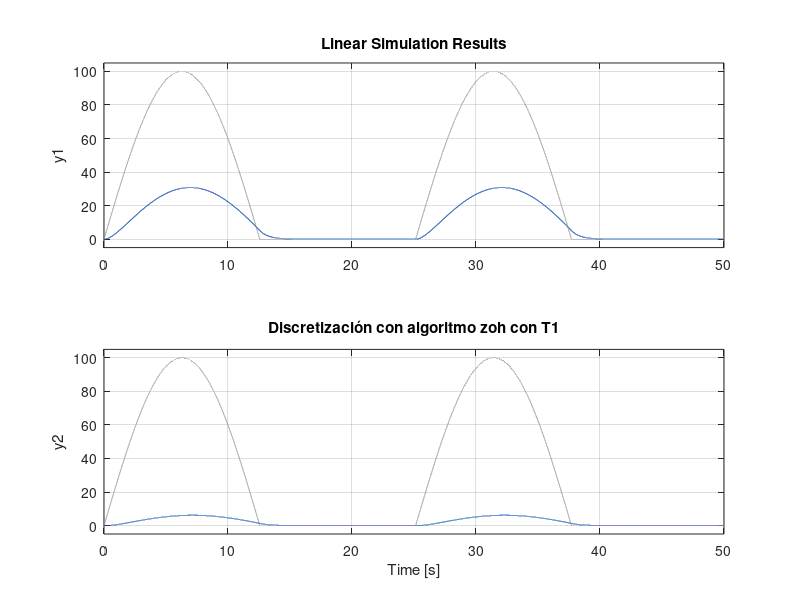
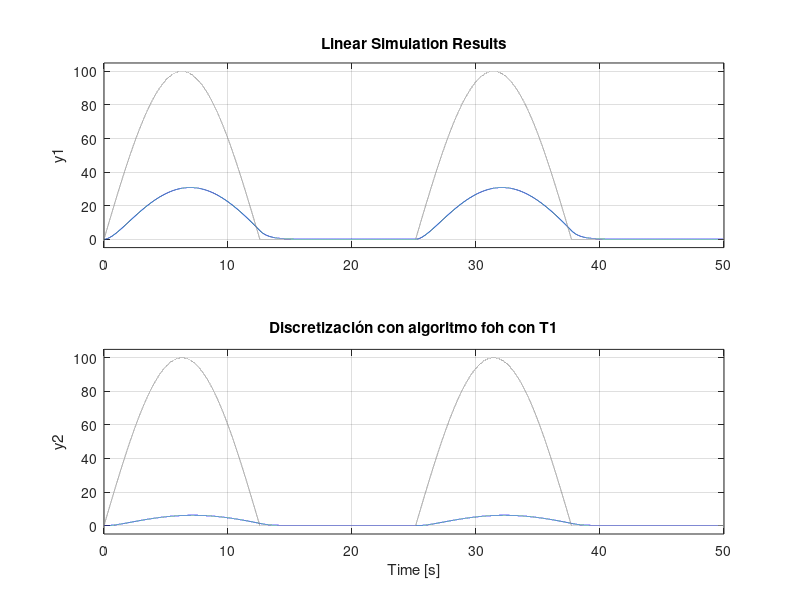
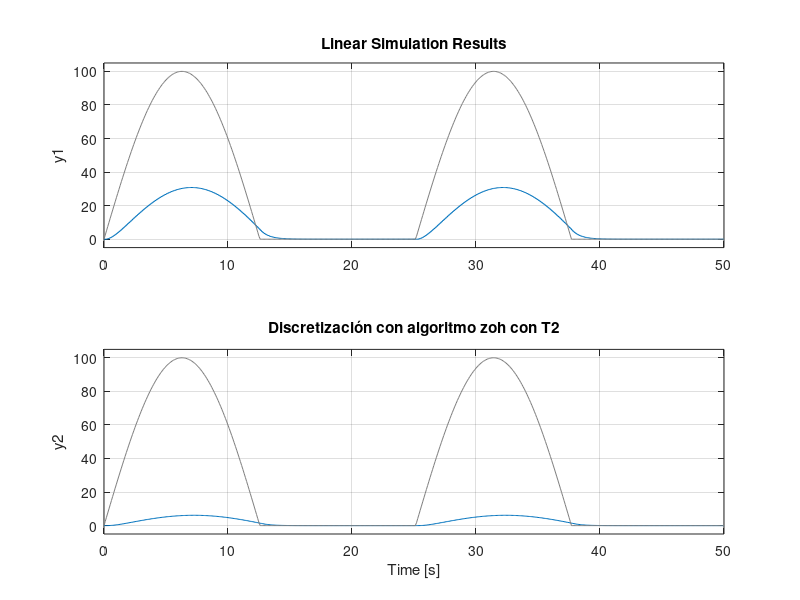
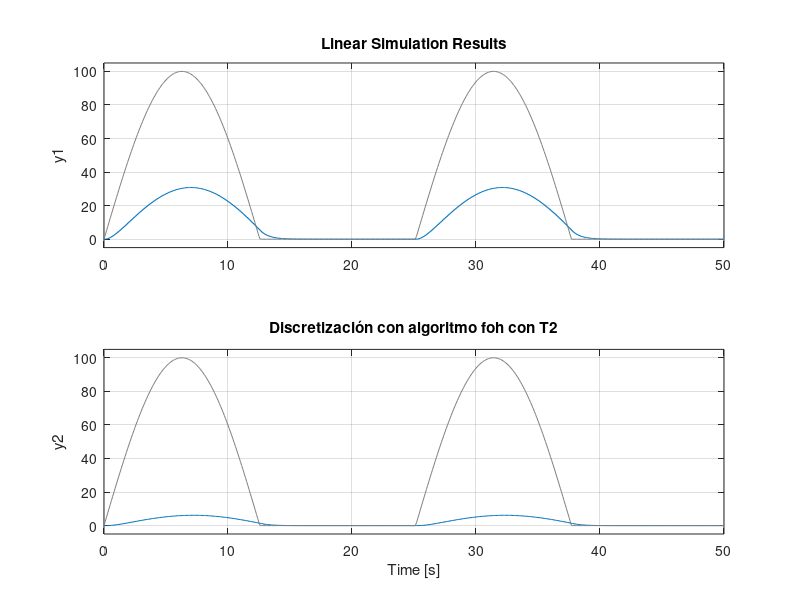

Write MATLAB code to recreate these figures, in order.
clear,clc

%-------------------------------------------------------------------------------------%
%                           Tercera parte
%-------------------------------------------------------------------------------------%

%Para esta parte se utilizan los mismos datos de la segunda parte

%Los valores que se le dá a los parametros son
A1=2;
A2=4;
R1=0.25;
R2=0.0625;

%Se inician las matrices
A=zeros(2,2);
B=zeros(2,1);
C=zeros(2,2);
D=zeros(2,1);
%Las matrices de las ecuaciones de estado son:
A(1,1)= -1/(A1*R1);
A(1,2)= 1/(A1*R1);
A(2,1)= 1/(R1*A2);
%A(2,2)= -1/(A2*(R1+R2));
A(2,2)= -(1/R1+1/R2)*(1/A2);
B(1,1)= 1/A1;
B(2,1)= 0;
C(1,1)=1;
C(2,2)=1;

%Modelo de estado
M = ss(A,B,C,D);

%Los tres tiempos de muestreos definidos son
T1 = 0.001;
T2 = 0.1;
T3 = 2;

%Para realizar la discretizacion del modelo se utiliza la funcion c2d y se
%aplica el algoritmo Zero order hold y First order hold

%La definicion de u(t) para T1 corresponde a:
t1 = 0:T1:50;
u1 = 100*sin(t1/4);
u1(u1<0) = 0.;

%Para graficar se utiliza la funcion lsim y se utiliza la funcion u(t)
%definida anteriormente
figure(1)
M1_z = c2d(M,T1,"zoh");
lsim(M1_z, u1, t1);
title("Discretización con algoritmo zoh con T1");

figure(2)
M1_f = c2d(M,T1,"foh");
lsim(M1_f, u1, t1);
title("Discretización con algoritmo foh con T1");


%La definicion de u(t) para T2 corresponde a:
t2 = 0:T2:50;
u2 = 100*sin(t2/4);
u2(u2<0) = 0.;

figure(3)
M2_z = c2d(M,T2,"zoh");
lsim(M2_z, u2, t2);
title("Discretización con algoritmo zoh con T2");

figure(4)
M2_f = c2d(M,T2,"foh");
lsim(M2_f, u2 ,t2);
title("Discretización con algoritmo foh con T2");


%La definicion de u(t) para T3 corresponde a:
t3 = 0:T3:50;
u3 = 100*sin(t3/4);
u3(u3<0) = 0.;

figure(5)
M3_z = c2d(M,T3,"zoh");
lsim(M3_z, u3, t3);
title("Discretización con algoritmo zoh con T3");

figure(6)
M3_f = c2d(M,T3,"foh");
lsim(M3_f, u3, t3);
title("Discretización con algoritmo foh con T3");